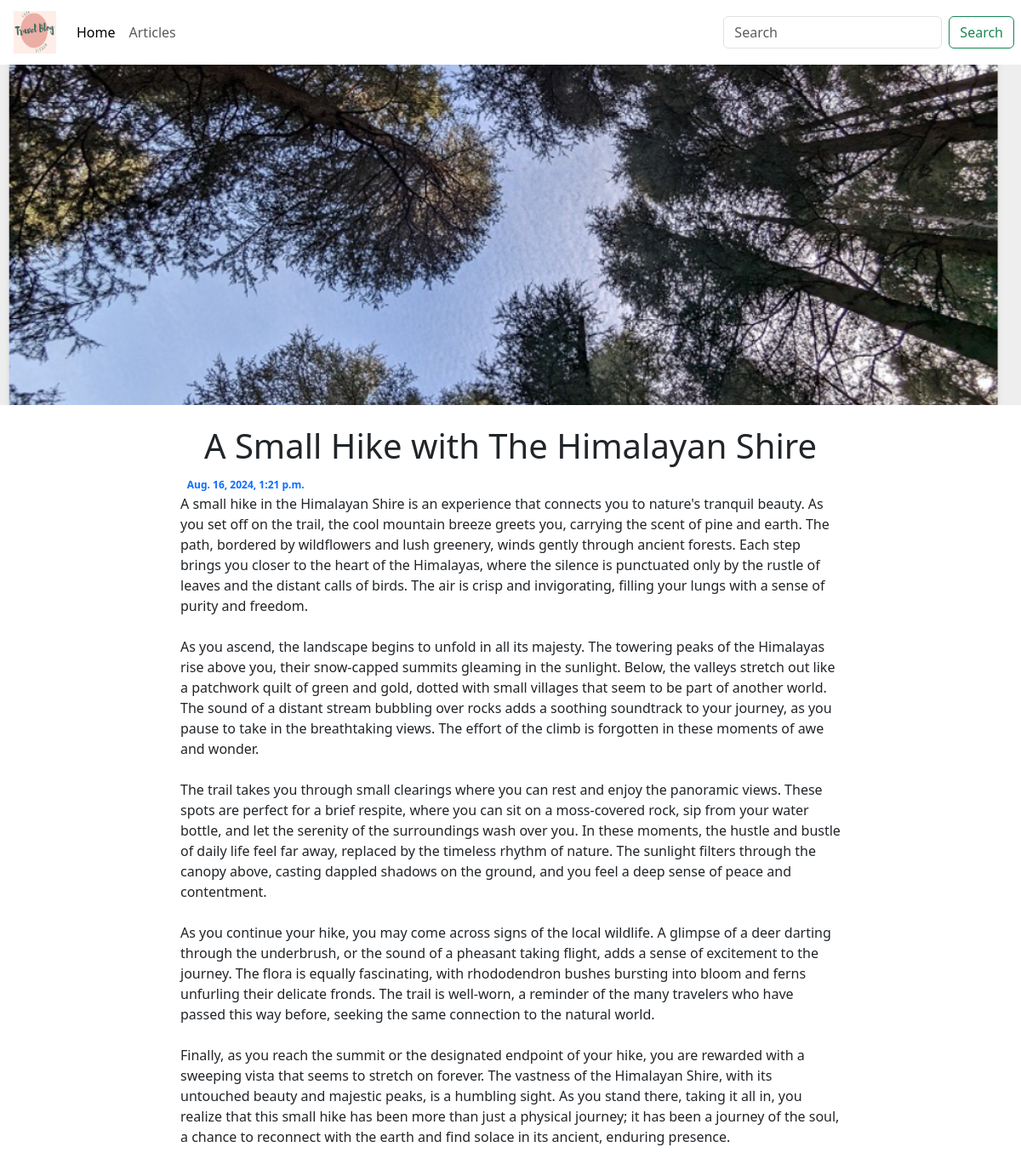
The page /blog/3/article on the database its author committed.
### blog/models.py (models this page shows)
class Article(models.Model):
    author = models.ForeignKey('auth.User', on_delete=models.CASCADE)
    title = models.CharField(max_length = 150)
    content = models.TextField()
    image = models.ImageField(upload_to="articles/")
    created_at = models.DateTimeField(auto_now_add=True)

### blog/views.py (the view)
# urls.py: path("blog/<int:id>/article", blog_views.article_view, name = "article"),
def article_view(request, id):
    return render(
        request,
        'article.html',
        context = {
            'article': Article.objects.get(id=id)
            }
    )

### templates/article.html (shortened to what this page needs)
{% extends 'layout/base.html' %}
{% block content %}
    <div class="container-fluid px-0">
        <img src="{{article.image.url}}" alt="hero", height="400" id="hero-img">
    </div>
    <div class="container-fluid py-4">
        <div class="row">
            <div class="col-md-8 mx-auto">
                <h1 class="text-center">{{article.title}}</h1>
                <time class="badge text-primary rounded-pill"> {{article.created_at}} </time>
                <p>
                    {{article.content|linebreaksbr}}
                </p>
            </div>
        </div>
    </div>
{% endblock content %}

### templates/article.html (style rules this page uses)
#hero-img { object-fit: cover; object-position: center; width: 100%; }

### rows shown on the page
Article: image (picture), title "A Small Hike with The Himalayan Shire", created_at "Aug. 16, 2024, 1:21 p.m.", content "A small hike in the Himalayan Shire is an experience that connects you to nature's tranquil beauty. As you set off on the trail, the cool mountain breeze greets you, carrying the scent of pine and earth. The path, bordered by wildflowers and lush greenery, winds gently through ancient forests. Each step brings you closer to the heart of the Himalayas, where the silence is punctuated only by the rustle of leaves and the distant calls of birds. The air is crisp and invigorating, filling your lungs with a sense of purity and freedom. As you ascend, the landscape begins to unfold in all its majesty. The towering peaks of the Himalayas rise above you, their snow-capped summits gleaming in the…"
